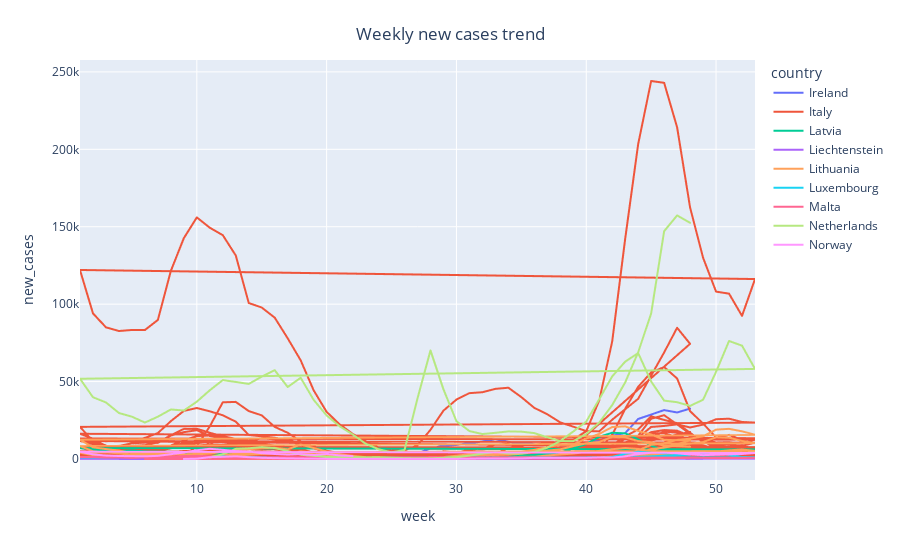

Notebook cell for this chart:
### Code cell
fig2 = px.line(eu_tests_df, x = 'week', y ='new_cases', color = 'country')
fig2.update_layout(
    title={
            'text' : "Weekly new cases trend",
            'y':0.95,
            'x':0.5
        },
    xaxis_title="week",
    yaxis_title="new_cases "
)
fig2.show()

### Figure 1 — Plotly figure (JSON) as saved in the notebook; plotly's stock layout.template omitted (floating-point values rounded to 4 significant figures; data arrays with more than 128 entries replaced by an {"elided": "..."} marker saying what was removed)
{"data": [{"hovertemplate": "country=Ireland<br>week=%{x}<br>new_cases=%{y}<extra></extra>", "legendgroup": "Ireland", "line": {"color": "#636efa", "dash": "solid"}, "marker": {"symbol": "circle"}, "mode": "lines", "name": "Ireland", "showlegend": true, "type": "scattergl", "x": [23, 24, 25, 26, 27, 28, 29, 30, 31, 32, 33, 34, 35, 36, 37, 38, 39, 40, 41, 42, 43, 44, 45, 46, 47, 48], "xaxis": "x", "y": [2075, 2033, 2301, 3055, 3666, 6810, 8613, 9081, 10237, 11270, 12720, 11038, 10410, 9599, 8985, 9207, 8799, 9995, 12201, 15013, 16739, 25864, 28709, 31578, 30056, 32542], "yaxis": "y"}, {"hovertemplate": "country=Italy<br>week=%{x}<br>new_cases=%{y}<extra></extra>", "legendgroup": "Italy", "line": {"color": "#EF553B", "dash": "solid"}, "marker": {"symbol": "circle"}, "mode": "lines", "name": "Italy", "showlegend": true, "type": "scattergl", "x": {"elided": "1434 int values"}, "xaxis": "x", "y": {"elided": "1434 int values"}, "yaxis": "y"}, {"hovertemplate": "country=Latvia<br>week=%{x}<br>new_cases=%{y}<extra></extra>", "legendgroup": "Latvia", "line": {"color": "#00cc96", "dash": "solid"}, "marker": {"symbol": "circle"}, "mode": "lines", "name": "Latvia", "showlegend": true, "type": "scattergl", "x": [7, 8, 9, 10, 11, 12, 13, 14, 15, 16, 17, 18, 19, 20, 21, 22, 23, 24, 25, 26, 27, 28, 29, 30, 31, 32, 33, 34, 35, 36, 37, 38, 39, 40, 41, 42, 43, 49, 50, 51, 52, 53, 1, 2, 3, 4, 5, 6, 7, 8, 9, 10, 11, 12, 13, 14, 15, 16, 17, 18, 19, 20, 21, 22, 23, 24, 25, 26, 27, 28, 29, 30, 31, 32, 33, 34, 35, 36, 37, 38, 39, 40, 41, 42, 43, 44, 45, 46, 47, 48], "xaxis": "x", "y": [0, 0, 0, 3, 27, 106, 211, 187, 118, 76, 85, 67, 60, 68, 39, 19, 22, 9, 14, 5, 8, 49, 19, 27, 24, 47, 32, 15, 56, 35, 46, 51, 151, 410, 584, 780, 1228, 4338, 4362, 5265, 5390, 6167, 7071, 6096, 5342, 5233, 5559, 4906, 4813, 4667, 4145, 3450, 3628, 3631, 3065, 3503, 3726, 3982, 4434, 4213, 4015, 2967, 2153, 1714, 1218, 780, 400, 421, 268, 260, 322, 418, 522, 701, 923, 1274, 2199, 2675, 3367, 4226, 6855, 9635, 14340, 16957, 16566, 12685, 8516, 5776, 6297, 4916], "yaxis": "y"}, {"hovertemplate": "country=Liechtenstein<br>week=%{x}<br>new_cases=%{y}<extra></extra>", "legendgroup": "Liechtenstein", "line": {"color": "#ab63fa", "dash": "solid"}, "marker": {"symbol": "circle"}, "mode": "lines", "name": "Liechtenstein", "showlegend": true, "type": "scattergl", "x": [20, 21, 22, 23, 24, 25, 26, 27, 28, 29, 30, 31, 32, 33, 34, 35, 36, 37, 38, 39, 40, 41, 42, 43, 44, 45, 46, 47, 48, 49, 50, 51, 52, 53, 1, 2, 3, 4, 5, 6, 7, 8, 9, 10, 11, 12, 13, 14, 15, 16, 17, 18, 19, 20, 21, 22, 23, 24, 25, 26, 27, 28, 29, 30, 31, 32, 33, 34, 35, 36, 37, 38, 39, 40, 41, 42, 43, 44, 45, 46, 47, 48], "xaxis": "x", "y": [0, 0, 0, 0, 0, 0, 0, 2, 0, 2, 0, 2, 0, 8, 4, 7, 0, 4, 2, 4, 10, 21, 76, 177, 196, 199, 186, 166, 118, 127, 170, 216, 256, 186, 122, 50, 63, 43, 29, 14, 11, 26, 16, 20, 20, 32, 33, 57, 69, 62, 61, 28, 16, 10, 13, 9, 3, 3, 6, 11, 11, 12, 7, 9, 14, 60, 67, 37, 66, 56, 32, 27, 5, 12, 35, 41, 40, 95, 148, 392, 352, 380], "yaxis": "y"}, {"hovertemplate": "country=Lithuania<br>week=%{x}<br>new_cases=%{y}<extra></extra>", "legendgroup": "Lithuania", "line": {"color": "#FFA15A", "dash": "solid"}, "marker": {"symbol": "circle"}, "mode": "lines", "name": "Lithuania", "showlegend": true, "type": "scattergl", "x": {"elided": "210 int values"}, "xaxis": "x", "y": {"elided": "210 int values"}, "yaxis": "y"}, {"hovertemplate": "country=Luxembourg<br>week=%{x}<br>new_cases=%{y}<extra></extra>", "legendgroup": "Luxembourg", "line": {"color": "#19d3f3", "dash": "solid"}, "marker": {"symbol": "circle"}, "mode": "lines", "name": "Luxembourg", "showlegend": true, "type": "scattergl", "x": [9, 10, 11, 12, 13, 14, 15, 16, 17, 18, 19, 20, 21, 22, 23, 24, 25, 26, 27, 28, 29, 30, 31, 32, 33, 34, 35, 36, 37, 38, 39, 40, 41, 42, 43, 44, 45, 46, 47, 48, 49, 50, 51, 52, 53, 1, 2, 3, 4, 5, 6, 7, 8, 9, 10, 11, 12, 13, 14, 15, 16, 17, 18, 19, 20, 21, 22, 23, 24, 25, 26, 27, 28, 29, 30, 31, 32, 33, 34, 35, 36, 37, 38, 39, 40, 41, 42, 43, 44, 45, 46, 47, 48], "xaxis": "x", "y": [1, 3, 83, 682, 1070, 626, 298, 178, 95, 62, 37, 37, 37, 16, 13, 25, 41, 127, 250, 343, 570, 580, 439, 300, 202, 279, 301, 293, 285, 671, 465, 553, 811, 1295, 3351, 4679, 4107, 3813, 3858, 3565, 3810, 3426, 2701, 1303, 1159, 1046, 867, 848, 1020, 1132, 1077, 1254, 1310, 1189, 1249, 1584, 1701, 1554, 1302, 1280, 1213, 1099, 923, 735, 503, 358, 323, 199, 99, 122, 818, 881, 760, 618, 485, 469, 344, 487, 598, 603, 585, 568, 614, 609, 834, 961, 1172, 1291, 1402, 1686, 2146, 2473, 2660], "yaxis": "y"}, {"hovertemplate": "country=Malta<br>week=%{x}<br>new_cases=%{y}<extra></extra>", "legendgroup": "Malta", "line": {"color": "#FF6692", "dash": "solid"}, "marker": {"symbol": "circle"}, "mode": "lines", "name": "Malta", "showlegend": true, "type": "scattergl", "x": [6, 8, 9, 10, 11, 12, 13, 14, 15, 16, 17, 18, 19, 20, 21, 22, 23, 24, 25, 26, 27, 28, 29, 30, 31, 32, 33, 34, 35, 36, 37, 38, 39, 40, 41, 42, 43, 44, 45, 46, 47, 48, 49, 50, 51, 52, 53, 1, 2, 3, 4, 5, 6, 7, 8, 9, 10, 11, 12, 13, 14, 15, 16, 17, 18, 19, 20, 21, 22, 23, 24, 25, 26, 27, 28, 29, 30, 31, 32, 33, 34, 35, 36, 37, 38, 39, 40, 41, 42, 43, 44, 45, 46, 47, 48], "xaxis": "x", "y": [0, 0, 0, 3, 27, 77, 49, 79, 149, 44, 20, 30, 23, 54, 56, 7, 11, 21, 15, 5, 2, 2, 3, 24, 167, 243, 368, 295, 249, 233, 326, 376, 230, 320, 519, 891, 841, 801, 801, 772, 847, 867, 783, 589, 546, 624, 801, 1299, 1204, 924, 1058, 687, 1130, 1133, 1554, 1904, 2029, 1745, 613, 337, 436, 360, 157, 164, 105, 29, 22, 29, 35, 9, 14, 28, 51, 570, 1329, 1167, 733, 465, 474, 273, 289, 388, 286, 178, 106, 94, 135, 96, 86, 90, 259, 324, 519, 556, 761], "yaxis": "y"}, {"hovertemplate": "country=Netherlands<br>week=%{x}<br>new_cases=%{y}<extra></extra>", "legendgroup": "Netherlands", "line": {"color": "#B6E880", "dash": "solid"}, "marker": {"symbol": "circle"}, "mode": "lines", "name": "Netherlands", "showlegend": true, "type": "scattergl", "x": [11, 12, 13, 14, 15, 16, 17, 18, 19, 20, 21, 22, 23, 24, 25, 26, 27, 28, 29, 30, 31, 32, 33, 34, 35, 36, 37, 38, 39, 40, 41, 42, 43, 44, 45, 46, 47, 48, 49, 50, 51, 52, 53, 1, 2, 3, 4, 5, 6, 7, 8, 9, 10, 11, 12, 13, 14, 15, 16, 17, 18, 19, 20, 21, 22, 23, 24, 25, 26, 27, 28, 29, 30, 31, 32, 33, 34, 35, 36, 37, 38, 39, 40, 41, 42, 43, 44, 45, 46, 47, 48], "xaxis": "x", "y": [946, 3076, 6557, 6919, 7693, 7063, 5149, 2746, 2049, 1392, 1234, 1209, 1126, 1205, 823, 564, 483, 436, 797, 1238, 2153, 3470, 4416, 3558, 3579, 4624, 7320, 11640, 17758, 24167, 38610, 53368, 62878, 68407, 50047, 37698, 36685, 34287, 38293, 56302, 76213, 73178, 58183, 51812, 39882, 36525, 29710, 27326, 23540, 27342, 31986, 31311, 37029, 44403, 50962, 49757, 48484, 53179, 57347, 46473, 52463, 38178, 28081, 21131, 15901, 9899, 6294, 4330, 5813, 39109, 70110, 44977, 24396, 18036, 16113, 16918, 17830, 17658, 16716, 14023, 11613, 11543, 16133, 23531, 34836, 49469, 68931, 94008, 147145, 157301, 152527], "yaxis": "y"}, {"hovertemplate": "country=Norway<br>week=%{x}<br>new_cases=%{y}<extra></extra>", "legendgroup": "Norway", "line": {"color": "#FF97FF", "dash": "solid"}, "marker": {"symbol": "circle"}, "mode": "lines", "name": "Norway", "showlegend": true, "type": "scattergl", "x": [9, 10, 11, 12, 13, 14, 15, 16, 17, 18, 19, 20, 21, 22, 23, 24, 25, 26, 27, 28, 29, 30, 31, 32, 33, 34, 35, 36, 37, 38, 39, 40, 41, 42, 43, 44, 45, 46, 47, 48, 49, 50, 51, 52, 53, 1, 2, 3, 4, 5, 6, 7, 8, 9, 10, 11, 12, 13, 14, 15, 16, 17, 18, 19, 20, 21, 22], "xaxis": "x", "y": [30, 218, 1216, 1438, 1733, 1192, 762, 575, 423, 309, 221, 126, 108, 86, 114, 82, 110, 112, 67, 65, 53, 94, 199, 372, 369, 359, 377, 741, 765, 719, 787, 818, 1058, 942, 1709, 3147, 4044, 4089, 3657, 2923, 2524, 2723, 2947, 3242, 3863, 4678, 3006, 2219, 1944, 1844, 1734, 2033, 3108, 4190, 5662, 6575, 5919, 5107, 4823, 3737, 3221, 2804, 3119, 2561, 3227, 2288, 1863], "yaxis": "y"}], "layout": {"legend": {"title": {"text": "country"}, "tracegroupgap": 0}, "margin": {"t": 60}, "title": {"text": "Weekly new cases trend", "x": 0.5, "y": 0.95}, "xaxis": {"anchor": "y", "domain": [0, 1], "title": {"text": "week"}}, "yaxis": {"anchor": "x", "domain": [0, 1], "title": {"text": "new_cases "}}}}
